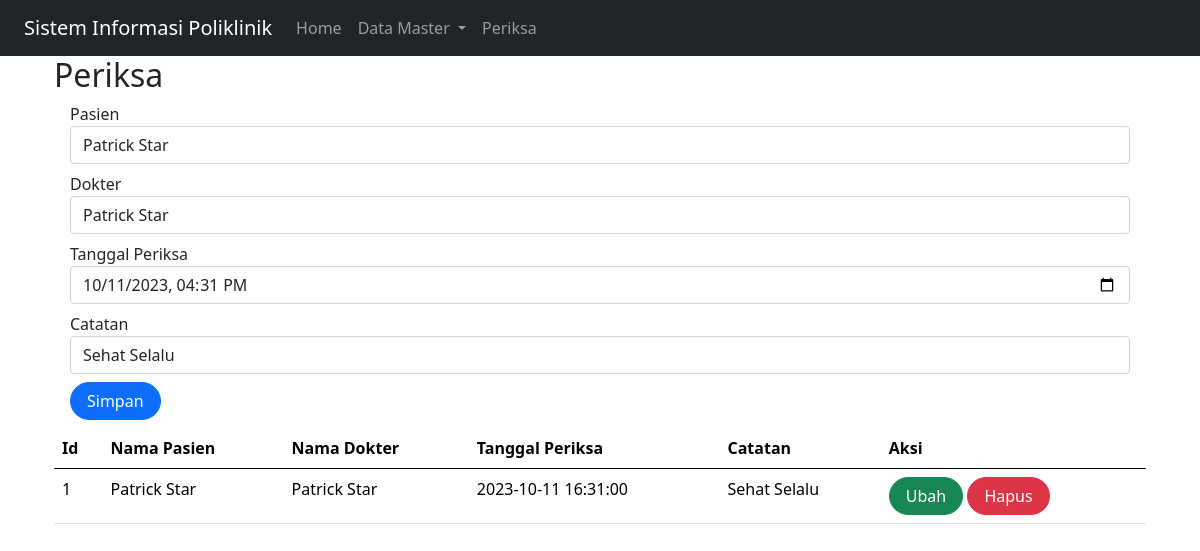
Page /index.php?page=periksa&id=8 on the committed database.
### tables this page shows
CREATE TABLE `periksa` (
  `id` int(10) NOT NULL,
  `id_pasien` int(11) DEFAULT NULL,
  `id_dokter` int(11) DEFAULT NULL,
  `tgl_periksa` datetime DEFAULT NULL,
  `catatan` text DEFAULT NULL
);

CREATE TABLE `pasien` (
  `id` int(11) NOT NULL,
  `nama` varchar(255) DEFAULT NULL,
  `alamat` varchar(255) DEFAULT NULL,
  `no_hp` varchar(50) DEFAULT NULL
);

CREATE TABLE `dokter` (
  `id` int(10) NOT NULL,
  `nama` varchar(255) NOT NULL,
  `alamat` varchar(255) NOT NULL,
  `no_hp` varchar(50) NOT NULL
);

### periksa.php (the view, shortened to what this page needs)
<?php
include_once("conpoli.php");
?>
<!DOCTYPE html>
<html lang="en">
<head>
    <link rel="stylesheet" href="assets/css/bootstrap.css">
    <link href="https://cdn.jsdelivr.net/npm/bootstrap@5.0.2/dist/css/bootstrap.min.css" rel="stylesheet"
>
</head>
<body>
        <form method="POST" action="" name="myForm" onsubmit="return(validate());">
            <?php
            $id_pasien = '';
            $id_dokter = '';
            $tgl_periksa = '';
            $catatan = '';
            if (isset($_GET['id'])) {
                $ambil = mysqli_query($mysqli, "SELECT * FROM periksa WHERE id='" . $_GET['id'] . "'");
                while ($row = mysqli_fetch_array($ambil)) {
                    $id_pasien = $row['id_pasien'];
                    $id_dokter = $row['id_dokter'];
                    $tgl_periksa = $row['tgl_periksa'];
                    $catatan = $row['catatan'];
                }
            ?>
            <?php
            }
            ?>
          <div class="form-group mx-sm-3 mb-2">
                <label for="inputPasien" class="sr-only">Pasien</label>
                <select class="form-control" name="id_pasien">
                    <?php
                    $selected = '';
                    $pasien = mysqli_query($mysqli, "SELECT * FROM pasien");
                    while ($data = mysqli_fetch_array($pasien)) {
                        if ($data['id'] == $id_pasien) {
                            $selected = 'selected="selected"';
                        } else {
                            $selected = '';
                        }
                    ?>
                        <option value="<?php echo $data['id'] ?>" <?php echo $selected ?>><?php echo $data['nama'] ?></option>
                    <?php
                    }
                    ?>
                </select>
            </div>
            <div class="form-group mx-sm-3 mb-2">
                <label for="inputDokter" class="sr-only">Dokter</label>
                <select class="form-control" name="id_dokter">
                    <?php
                    $selected = '';
                    $dokter = mysqli_query($mysqli, "SELECT * FROM dokter");
                    while ($data = mysqli_fetch_array($dokter)) {
                        if ($data['id'] == $id_dokter) {
                            $selected = 'selected="selected"';
                        } else {
                            $selected = '';
                        }
                    ?>
                        <option value='<?php echo $data['id'] ?>' <?php echo $selected ?>><?php echo $data['nama'] ?></option>
                    <?php
                    }
                    ?>
                </select>
            </div>
            <div class="form-group mx-sm-3 mb-2">
              <label for="inputTanggal" class="sr-only">Tanggal Periksa</label>
              <input type="datetime-local" class="form-control" name="tgl_periksa" id="inputTanggalAkhir" value="<?php echo $tgl_periksa?>">
            </div>
            <div class="form-group mx-sm-3 mb-2">
              <label for="inputTanggal" class="sr-only">Catatan</label>
              <input type="text" class="form-control" name="catatan" id="inputTanggalAkhir" value="<?php echo $catatan?>">
            </div>
            <div class="form-group mx-sm-3 mb-2">
              <button type="submit" class="btn btn-primary rounded-pill px-3" name="simpan">Simpan</button>
            </div>
        </form>
        <table class="table table-hover">
            <thead>
                <tr>
                    <th scope="col">Id</th>
                    <th scope="col">Nama Pasien</th>
                    <th scope="col">Nama Dokter</th>
                    <th scope="col">Tanggal Periksa</th>
                    <th scope="col">Catatan</th>
                    <th scope="col">Aksi</th>
                </tr>
            </thead>
            <tbody>
                <?php
                $result = mysqli_query($mysqli, "SELECT pr.*,d.nama as 'nama_dokter', p.nama as 'nama_pasien' FROM periksa pr LEFT JOIN dokter d ON (pr.id_dokter=d.id) LEFT JOIN pasien p ON (pr.id_pasien=p.id) ORDER BY pr.tgl_periksa DESC");
                $no = 1;
                while ($data = mysqli_fetch_array($result)) {
                ?>
                    <tr>
                        <td><?php echo $no++ ?></td>
                        <td><?php echo $data['nama_pasien'] ?></td>
                        <td><?php echo $data['nama_dokter'] ?></td>
                        <td><?php echo $data['tgl_periksa'] ?></td>
                        <td><?php echo $data['catatan'] ?></td>
                        <td>
                            <a class="btn btn-success rounded-pill px-3"
                            href="index.php?page=periksa&id=<?php echo $data['id'] ?>">
                            Ubah</a>
                            <a class="btn btn-danger rounded-pill px-3"
                            href="index.php?page=periksa&id=<?php echo $data['id'] ?>&aksi=hapus">Hapus</a>
                        </td>
                    </tr>
                <?php
                }
                ?>
</body>
</html>

### rows in the picture
periksa: tgl_periksa "10/11/2023 16:31", catatan "Sehat Selalu", id_pasien.nama "Patrick Star", id_dokter.nama "Patrick Star", tgl_periksa "2023-10-11 16:31:00"

### other values in the picture
$_GET['page'] "Periksa"
form field id_pasien "Patrick Star"
form field id_dokter "Patrick Star"
